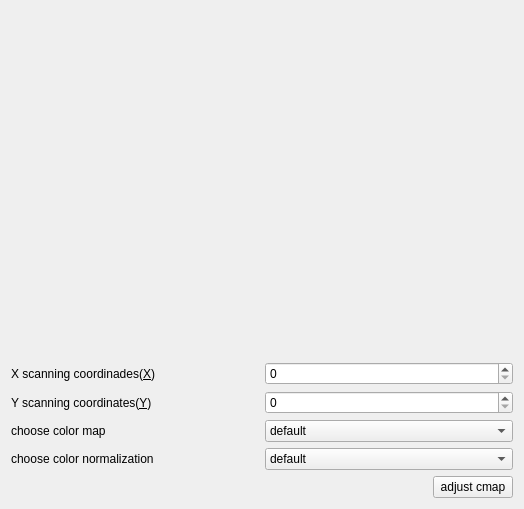
<?xml version="1.0" encoding="UTF-8"?>
<ui version="4.0">
 <class>Form</class>
 <widget class="QWidget" name="Form">
  <property name="geometry">
   <rect>
    <x>0</x>
    <y>0</y>
    <width>524</width>
    <height>509</height>
   </rect>
  </property>
  <property name="windowTitle">
   <string>Form</string>
  </property>
  <layout class="QVBoxLayout" name="verticalLayout_3">
   <item>
    <layout class="QVBoxLayout" name="verticalLayout_2">
     <item>
      <widget class="WidgetImageViewDP" name="widget" native="true">
       <property name="sizePolicy">
        <sizepolicy hsizetype="Expanding" vsizetype="Expanding">
         <horstretch>0</horstretch>
         <verstretch>0</verstretch>
        </sizepolicy>
       </property>
      </widget>
     </item>
     <item>
      <layout class="QVBoxLayout" name="verticalLayout">
       <item>
        <layout class="QHBoxLayout" name="horizontalLayout">
         <item>
          <widget class="QLabel" name="label_scan_x">
           <property name="text">
            <string>X scanning coordinades(&amp;X)</string>
           </property>
           <property name="buddy">
            <cstring>spinBox_scan_x</cstring>
           </property>
          </widget>
         </item>
         <item>
          <widget class="QSpinBox" name="spinBox_scan_x"/>
         </item>
        </layout>
       </item>
       <item>
        <layout class="QHBoxLayout" name="horizontalLayout_2">
         <item>
          <widget class="QLabel" name="label_scan_y">
           <property name="text">
            <string>Y scanning coordinates(&amp;Y)</string>
           </property>
           <property name="buddy">
            <cstring>spinBox_scan_y</cstring>
           </property>
          </widget>
         </item>
         <item>
          <widget class="QSpinBox" name="spinBox_scan_y"/>
         </item>
        </layout>
       </item>
       <item>
        <layout class="QHBoxLayout" name="horizontalLayout_4">
         <item>
          <widget class="QLabel" name="label">
           <property name="text">
            <string>choose color map</string>
           </property>
          </widget>
         </item>
         <item>
          <widget class="QComboBox" name="comboBox_cmap">
           <item>
            <property name="text">
             <string>default</string>
            </property>
           </item>
           <item>
            <property name="text">
             <string>autumn</string>
            </property>
           </item>
           <item>
            <property name="text">
             <string>binary</string>
            </property>
           </item>
           <item>
            <property name="text">
             <string>cividis</string>
            </property>
           </item>
           <item>
            <property name="text">
             <string>gray</string>
            </property>
           </item>
           <item>
            <property name="text">
             <string>hsv</string>
            </property>
           </item>
           <item>
            <property name="text">
             <string>jet</string>
            </property>
           </item>
           <item>
            <property name="text">
             <string>plasma</string>
            </property>
           </item>
           <item>
            <property name="text">
             <string>spring</string>
            </property>
           </item>
           <item>
            <property name="text">
             <string>summer</string>
            </property>
           </item>
           <item>
            <property name="text">
             <string>twilight</string>
            </property>
           </item>
           <item>
            <property name="text">
             <string>viridis</string>
            </property>
           </item>
           <item>
            <property name="text">
             <string>winter</string>
            </property>
           </item>
          </widget>
         </item>
        </layout>
       </item>
       <item>
        <layout class="QHBoxLayout" name="horizontalLayout_5">
         <item>
          <widget class="QLabel" name="label_2">
           <property name="text">
            <string>choose color normalization</string>
           </property>
          </widget>
         </item>
         <item>
          <widget class="QComboBox" name="comboBox_norm">
           <item>
            <property name="text">
             <string>default</string>
            </property>
           </item>
           <item>
            <property name="text">
             <string>linear</string>
            </property>
           </item>
           <item>
            <property name="text">
             <string>logarithm</string>
            </property>
           </item>
          </widget>
         </item>
        </layout>
       </item>
       <item>
        <layout class="QHBoxLayout" name="horizontalLayout_3">
         <item>
          <spacer name="horizontalSpacer">
           <property name="orientation">
            <enum>Qt::Horizontal</enum>
           </property>
           <property name="sizeHint" stdset="0">
            <size>
             <width>40</width>
             <height>20</height>
            </size>
           </property>
          </spacer>
         </item>
         <item>
          <widget class="QPushButton" name="pushButton_adjust_cmap">
           <property name="text">
            <string>adjust cmap</string>
           </property>
          </widget>
         </item>
        </layout>
       </item>
      </layout>
     </item>
    </layout>
   </item>
  </layout>
 </widget>
 <customwidgets>
  <customwidget>
   <class>WidgetImageViewDP</class>
   <extends>QWidget</extends>
   <header>widgetImageViewDP.h</header>
   <container>1</container>
  </customwidget>
 </customwidgets>
 <resources/>
 <connections/>
</ui>
